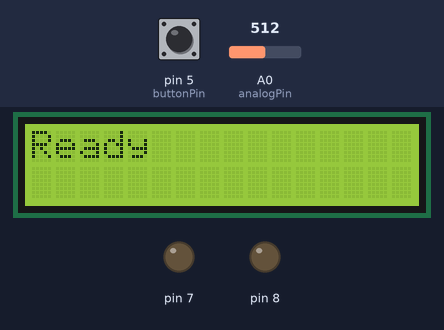
A sketch run on a simulated Arduino Uno, built with avr-gcc and run on an emulated ATmega328P. On the bench: 16×2 character LCD, output pins drawn as LEDs (lit = HIGH). The test bench sets the inputs (shaded band); at power-on: pin 5 (buttonPin) HIGH, A0 (analogPin) = 512. What the sketch prints to the serial monitor is not drawn.

Above: at 1.2 s.
1.3 s: pin 5 (buttonPin) pulled LOW for 0.15 s
At 1.45 s:
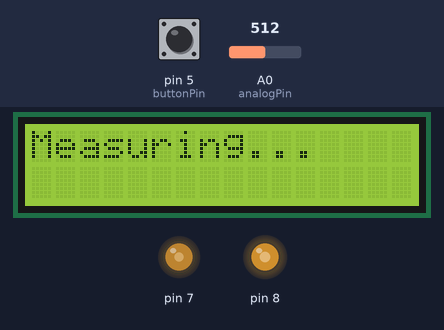
2.0 s: pin 5 (buttonPin) pulled LOW for 1 s
At 2.5 s:
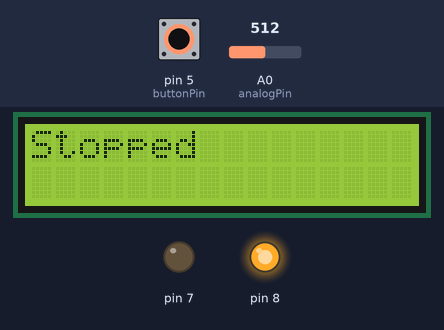
4.5 s: pin 5 (buttonPin) pulled LOW for 0.15 s
At 4.77 s:
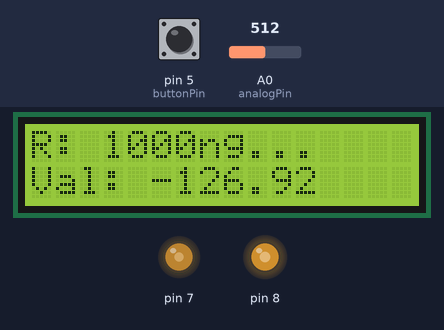
5.2 s: A0 (analogPin) set to 12
At 5.41 s:
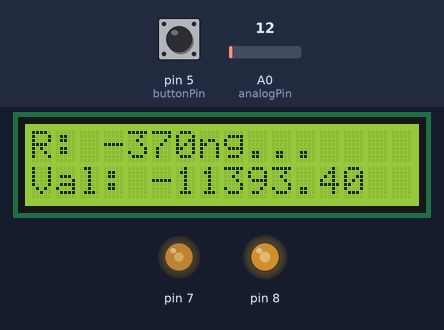
7.1 s: A0 (analogPin) set to 9
At 7.25 s:
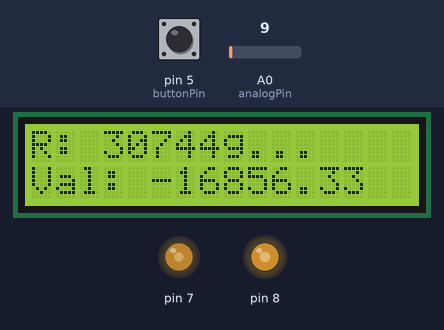
9.0 s: A0 (analogPin) set to 0
At 9.4 s:
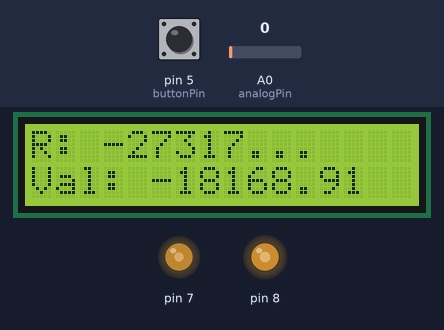
Timing chart, 0 to 11.5 s (numbered marks = the images above; inputs shaded):
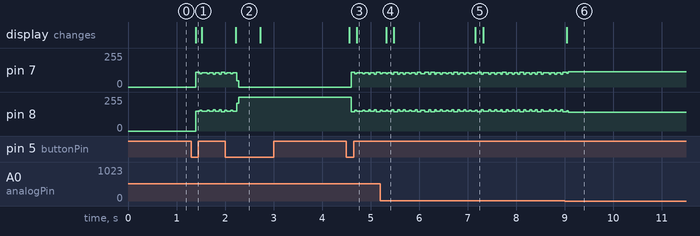

The sketch:

Salinometer.ino
```cpp
#include <Wire.h>
#include <LiquidCrystal.h>

LiquidCrystal lcd(11,10,2,3,4,9); //Pins

// --- Settings ---
int analogPin = 0;
int buttonPin = 5;
int dtime = 500; // Delay time
int samples = 100; //Measurement sample size
float Vin = 5.0;
float R1 = 1000.0;

// --- Variables ---
bool isRunning = false;      // false = Stopped, true = Measuring
int buttonState;             // Current reading from the input pin
int lastButtonState = HIGH;  // Previous reading (default HIGH for PULLUP)

unsigned long lastDebounceTime = 0;
unsigned long debounceDelay = 50;    // 50ms to filter noise

void setup(){
  pinMode(8, OUTPUT);
  pinMode(7, OUTPUT);
  pinMode(12, INPUT);
  pinMode(buttonPin, INPUT_PULLUP);
  Serial.begin(9600);
  lcd.begin(16, 2);
  lcd.clear();
  lcd.print("Ready");
}

void loop(){
  // 1. READ BUTTON
  int reading = digitalRead(buttonPin);

  // If the switch changed, due to noise or pressing:
  if (reading != lastButtonState) {
    lastDebounceTime = millis();
  }

  // Only check if enough time has passed (Debounce)
  if ((millis() - lastDebounceTime) > debounceDelay) {

    // If the button state has changed:
    if (reading != buttonState) {
      buttonState = reading;

      // If the new state is LOW, it means the button was just pressed
      if (buttonState == LOW) {
        isRunning = !isRunning;

        // Update LCD immediately upon press
        lcd.clear();
        if (isRunning) {
          lcd.print("Measuring...");
          Serial.println("STARTED");
        } else {
          lcd.print("Stopped");
          Serial.println("STOPPED");
          delay(500);
          lcd.clear();
          lcd.print("Ready");
        }
      }
    }
  }

  // Save the reading. Next time through the loop, it'll be the lastButtonState:
  lastButtonState = reading;


  // 2. MEASURE (Only if isRunning is true)
  if (isRunning) {
    float tot = 0;
    float avg = 0;
    int raw = 0;
    float Vout = 0;
    float R2 = 0;
    float buff = 0;

    // Measurement batch
    for (int i = 0; i < samples; i++) {
      digitalWrite(7, HIGH);
      digitalWrite(8, LOW);
      delayMicroseconds(dtime);
      digitalWrite(7, LOW);
      digitalWrite(8, HIGH);
      delayMicroseconds(dtime);

      raw = analogRead(analogPin);

      if(raw > 0){
        buff = raw * Vin;
        Vout = (buff)/1024.0;
        // Prevent division by zero
        if(Vout > 0.01) {
           buff = (Vin/Vout) - 1;
           R2 = R1 * buff;
           tot = tot + R2;
        }
      }
    }

    // Calculate and print
    if (tot > 0) {
        avg = tot / samples;
        // Salt percent formula
        float calcVal = ((-151.00/860.00)*avg) + (514481.00/10750.00) + 0.8;

        lcd.setCursor(0, 0);
        lcd.print("R: ");
        lcd.print((int)avg);

        lcd.setCursor(0, 1);
        lcd.print("Val: ");
        lcd.print(calcVal);
    }
  }
}
```

Measured:
- the behaviour switches between 11 and 10 on A0 (analogPin) (found by bisection; images 4 and 5)
- after the input at 2.0 s, the display: changes after 0.22 s (image 2)
- after the input at 5.2 s, the display: changes after 0.12 s (image 4)
- after the input at 7.1 s, the display: changes after 0.06 s (image 5)
- after the input at 9.0 s, the display: changes at once (image 6)
